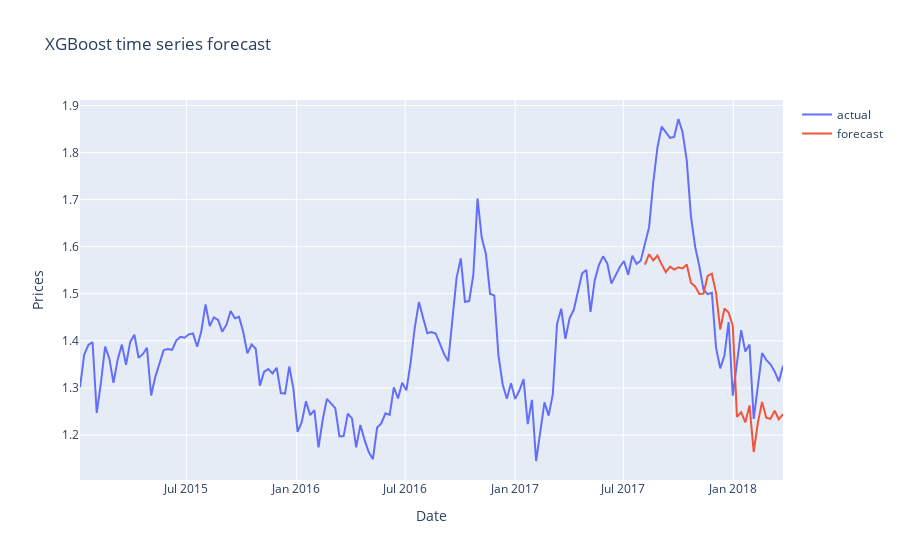

Notebook code for this chart:
### Code cell
reg = xgb.XGBRegressor(n_estimators=1000, learning_rate = 0.09, max_depth = 8)
reg.fit(X_train, y_train,
        eval_set=[(X_train, y_train), (X_test, y_test)],
        early_stopping_rounds=50,
       verbose=False, ) # Change verbose to True if you want to see it train

data_test["averageprice_prediction"] = reg.predict(X_test)
data_all = pd.concat([data_test, data_train], sort = False)

scatter = go.Scatter(x = data.groupby('date').mean().index, y = data.groupby('date').mean().averageprice , name = 'actual')
scatter2 = go.Scatter(x = data_all.groupby('date').mean().index, y = data_all.groupby('date').mean().averageprice_prediction, name = 'forecast')

layout = go.Layout(title = 'XGBoost time series forecast', xaxis ={'title':'Date'}, yaxis = {'title':'Prices'})
figure = go.Figure(data = [scatter, scatter2], layout = layout)
iplot(figure)


mse = mean_squared_error(y_true=data_test['averageprice'], y_pred=data_test['averageprice_prediction'])
mae = mean_absolute_error(y_true=data_test['averageprice'], y_pred=data_test['averageprice_prediction'])

print("MAE:", mae, "MSE:",mse)

### Figure 1 — Plotly figure (JSON) as saved in the notebook; plotly's stock layout.template omitted (floating-point values rounded to 4 significant figures; data arrays with more than 128 entries replaced by an {"elided": "..."} marker saying what was removed)
{"data": [{"name": "actual", "type": "scatter", "x": {"elided": "169 str values"}, "y": {"elided": "169 float values"}}, {"name": "forecast", "type": "scatter", "x": {"elided": "169 str values"}, "y": {"elided": "169 float values"}}], "layout": {"title": {"text": "XGBoost time series forecast"}, "xaxis": {"title": {"text": "Date"}}, "yaxis": {"title": {"text": "Prices"}}}}
